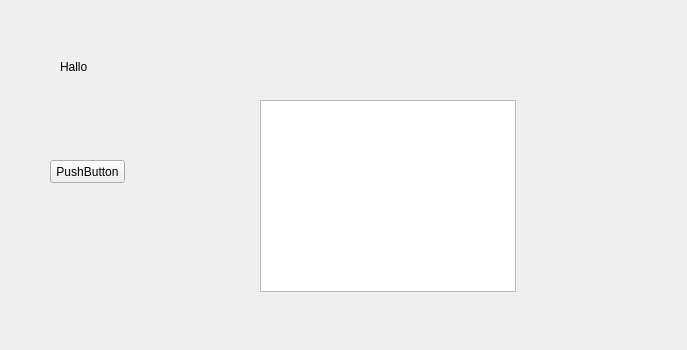
<?xml version="1.0" encoding="UTF-8"?>
<ui version="4.0">
 <class>Digital::Internal::GeneralSettings</class>
 <widget class="QWidget" name="Digital::Internal::GeneralSettings">
  <property name="geometry">
   <rect>
    <x>0</x>
    <y>0</y>
    <width>687</width>
    <height>350</height>
   </rect>
  </property>
  <property name="windowTitle">
   <string>Dialog</string>
  </property>
  <widget class="QPushButton" name="pushButton">
   <property name="geometry">
    <rect>
     <x>50</x>
     <y>160</y>
     <width>75</width>
     <height>23</height>
    </rect>
   </property>
   <property name="text">
    <string>PushButton</string>
   </property>
  </widget>
  <widget class="QListView" name="listView">
   <property name="geometry">
    <rect>
     <x>260</x>
     <y>100</y>
     <width>256</width>
     <height>192</height>
    </rect>
   </property>
  </widget>
  <widget class="QLabel" name="label">
   <property name="geometry">
    <rect>
     <x>60</x>
     <y>60</y>
     <width>46</width>
     <height>13</height>
    </rect>
   </property>
   <property name="text">
    <string>Hallo</string>
   </property>
  </widget>
 </widget>
 <resources/>
 <connections/>
</ui>
